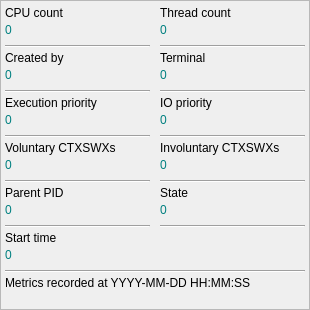
   <widget class="QFrame" name="procmnfm">
    <property name="geometry">
     <rect>
      <x>5</x>
      <y>110</y>
      <width>310</width>
      <height>310</height>
     </rect>
    </property>
    <property name="sizePolicy">
     <sizepolicy hsizetype="Fixed" vsizetype="Fixed">
      <horstretch>0</horstretch>
      <verstretch>0</verstretch>
     </sizepolicy>
    </property>
    <property name="minimumSize">
     <size>
      <width>310</width>
      <height>310</height>
     </size>
    </property>
    <property name="maximumSize">
     <size>
      <width>310</width>
      <height>310</height>
     </size>
    </property>
    <property name="frameShape">
     <enum>QFrame::StyledPanel</enum>
    </property>
    <property name="frameShadow">
     <enum>QFrame::Raised</enum>
    </property>
    <widget class="QLabel" name="procccnm">
     <property name="geometry">
      <rect>
       <x>5</x>
       <y>20</y>
       <width>145</width>
       <height>20</height>
      </rect>
     </property>
     <property name="sizePolicy">
      <sizepolicy hsizetype="Fixed" vsizetype="Fixed">
       <horstretch>0</horstretch>
       <verstretch>0</verstretch>
      </sizepolicy>
     </property>
     <property name="minimumSize">
      <size>
       <width>145</width>
       <height>20</height>
      </size>
     </property>
     <property name="maximumSize">
      <size>
       <width>145</width>
       <height>20</height>
      </size>
     </property>
     <property name="styleSheet">
      <string notr="true">font: 15pt &quot;JetBrains Mono&quot;;
color: #008080;</string>
     </property>
     <property name="text">
      <string>0</string>
     </property>
    </widget>
    <widget class="QLabel" name="proccclb">
     <property name="geometry">
      <rect>
       <x>5</x>
       <y>5</y>
       <width>145</width>
       <height>15</height>
      </rect>
     </property>
     <property name="sizePolicy">
      <sizepolicy hsizetype="Fixed" vsizetype="Fixed">
       <horstretch>0</horstretch>
       <verstretch>0</verstretch>
      </sizepolicy>
     </property>
     <property name="minimumSize">
      <size>
       <width>145</width>
       <height>15</height>
      </size>
     </property>
     <property name="maximumSize">
      <size>
       <width>145</width>
       <height>15</height>
      </size>
     </property>
     <property name="styleSheet">
      <string notr="true">font: 10pt &quot;Inter&quot;;</string>
     </property>
     <property name="text">
      <string>CPU count</string>
     </property>
    </widget>
    <widget class="QLabel" name="proctclb">
     <property name="geometry">
      <rect>
       <x>160</x>
       <y>5</y>
       <width>145</width>
       <height>15</height>
      </rect>
     </property>
     <property name="sizePolicy">
      <sizepolicy hsizetype="Fixed" vsizetype="Fixed">
       <horstretch>0</horstretch>
       <verstretch>0</verstretch>
      </sizepolicy>
     </property>
     <property name="minimumSize">
      <size>
       <width>145</width>
       <height>15</height>
      </size>
     </property>
     <property name="maximumSize">
      <size>
       <width>145</width>
       <height>15</height>
      </size>
     </property>
     <property name="styleSheet">
      <string notr="true">font: 10pt &quot;Inter&quot;;</string>
     </property>
     <property name="text">
      <string>Thread count</string>
     </property>
    </widget>
    <widget class="QLabel" name="proctcnm">
     <property name="geometry">
      <rect>
       <x>160</x>
       <y>20</y>
       <width>145</width>
       <height>20</height>
      </rect>
     </property>
     <property name="sizePolicy">
      <sizepolicy hsizetype="Fixed" vsizetype="Fixed">
       <horstretch>0</horstretch>
       <verstretch>0</verstretch>
      </sizepolicy>
     </property>
     <property name="minimumSize">
      <size>
       <width>145</width>
       <height>20</height>
      </size>
     </property>
     <property name="maximumSize">
      <size>
       <width>145</width>
       <height>20</height>
      </size>
     </property>
     <property name="styleSheet">
      <string notr="true">font: 15pt &quot;JetBrains Mono&quot;;
color: #008080;</string>
     </property>
     <property name="text">
      <string>0</string>
     </property>
    </widget>
    <widget class="Line" name="procln03">
     <property name="geometry">
      <rect>
       <x>5</x>
       <y>45</y>
       <width>145</width>
       <height>3</height>
      </rect>
     </property>
     <property name="sizePolicy">
      <sizepolicy hsizetype="Fixed" vsizetype="Fixed">
       <horstretch>0</horstretch>
       <verstretch>0</verstretch>
      </sizepolicy>
     </property>
     <property name="minimumSize">
      <size>
       <width>145</width>
       <height>3</height>
      </size>
     </property>
     <property name="maximumSize">
      <size>
       <width>145</width>
       <height>3</height>
      </size>
     </property>
     <property name="orientation">
      <enum>Qt::Horizontal</enum>
     </property>
    </widget>
    <widget class="Line" name="procln04">
     <property name="geometry">
      <rect>
       <x>160</x>
       <y>45</y>
       <width>145</width>
       <height>3</height>
      </rect>
     </property>
     <property name="sizePolicy">
      <sizepolicy hsizetype="Fixed" vsizetype="Fixed">
       <horstretch>0</horstretch>
       <verstretch>0</verstretch>
      </sizepolicy>
     </property>
     <property name="minimumSize">
      <size>
       <width>145</width>
       <height>3</height>
      </size>
     </property>
     <property name="maximumSize">
      <size>
       <width>145</width>
       <height>3</height>
      </size>
     </property>
     <property name="orientation">
      <enum>Qt::Horizontal</enum>
     </property>
    </widget>
    <widget class="Line" name="procln05">
     <property name="geometry">
      <rect>
       <x>5</x>
       <y>90</y>
       <width>145</width>
       <height>3</height>
      </rect>
     </property>
     <property name="sizePolicy">
      <sizepolicy hsizetype="Fixed" vsizetype="Fixed">
       <horstretch>0</horstretch>
       <verstretch>0</verstretch>
      </sizepolicy>
     </property>
     <property name="minimumSize">
      <size>
       <width>145</width>
       <height>3</height>
      </size>
     </property>
     <property name="maximumSize">
      <size>
       <width>145</width>
       <height>3</height>
      </size>
     </property>
     <property name="orientation">
      <enum>Qt::Horizontal</enum>
     </property>
    </widget>
    <widget class="QLabel" name="proccblb">
     <property name="geometry">
      <rect>
       <x>5</x>
       <y>50</y>
       <width>145</width>
       <height>15</height>
      </rect>
     </property>
     <property name="sizePolicy">
      <sizepolicy hsizetype="Fixed" vsizetype="Fixed">
       <horstretch>0</horstretch>
       <verstretch>0</verstretch>
      </sizepolicy>
     </property>
     <property name="minimumSize">
      <size>
       <width>145</width>
       <height>15</height>
      </size>
     </property>
     <property name="maximumSize">
      <size>
       <width>145</width>
       <height>15</height>
      </size>
     </property>
     <property name="styleSheet">
      <string notr="true">font: 10pt &quot;Inter&quot;;</string>
     </property>
     <property name="text">
      <string>Created by</string>
     </property>
    </widget>
    <widget class="QLabel" name="proccbnm">
     <property name="geometry">
      <rect>
       <x>5</x>
       <y>65</y>
       <width>145</width>
       <height>20</height>
      </rect>
     </property>
     <property name="sizePolicy">
      <sizepolicy hsizetype="Fixed" vsizetype="Fixed">
       <horstretch>0</horstretch>
       <verstretch>0</verstretch>
      </sizepolicy>
     </property>
     <property name="minimumSize">
      <size>
       <width>145</width>
       <height>20</height>
      </size>
     </property>
     <property name="maximumSize">
      <size>
       <width>145</width>
       <height>20</height>
      </size>
     </property>
     <property name="styleSheet">
      <string notr="true">font: 15pt &quot;JetBrains Mono&quot;;
color: #008080;</string>
     </property>
     <property name="text">
      <string>0</string>
     </property>
    </widget>
    <widget class="Line" name="procln06">
     <property name="geometry">
      <rect>
       <x>160</x>
       <y>90</y>
       <width>145</width>
       <height>3</height>
      </rect>
     </property>
     <property name="sizePolicy">
      <sizepolicy hsizetype="Fixed" vsizetype="Fixed">
       <horstretch>0</horstretch>
       <verstretch>0</verstretch>
      </sizepolicy>
     </property>
     <property name="minimumSize">
      <size>
       <width>145</width>
       <height>3</height>
      </size>
     </property>
     <property name="maximumSize">
      <size>
       <width>145</width>
       <height>3</height>
      </size>
     </property>
     <property name="orientation">
      <enum>Qt::Horizontal</enum>
     </property>
    </widget>
    <widget class="QLabel" name="proctmlb">
     <property name="geometry">
      <rect>
       <x>160</x>
       <y>50</y>
       <width>145</width>
       <height>15</height>
      </rect>
     </property>
     <property name="sizePolicy">
      <sizepolicy hsizetype="Fixed" vsizetype="Fixed">
       <horstretch>0</horstretch>
       <verstretch>0</verstretch>
      </sizepolicy>
     </property>
     <property name="minimumSize">
      <size>
       <width>145</width>
       <height>15</height>
      </size>
     </property>
     <property name="maximumSize">
      <size>
       <width>145</width>
       <height>15</height>
      </size>
     </property>
     <property name="styleSheet">
      <string notr="true">font: 10pt &quot;Inter&quot;;</string>
     </property>
     <property name="text">
      <string>Terminal</string>
     </property>
    </widget>
    <widget class="QLabel" name="proctmnm">
     <property name="geometry">
      <rect>
       <x>160</x>
       <y>65</y>
       <width>145</width>
       <height>20</height>
      </rect>
     </property>
     <property name="sizePolicy">
      <sizepolicy hsizetype="Fixed" vsizetype="Fixed">
       <horstretch>0</horstretch>
       <verstretch>0</verstretch>
      </sizepolicy>
     </property>
     <property name="minimumSize">
      <size>
       <width>145</width>
       <height>20</height>
      </size>
     </property>
     <property name="maximumSize">
      <size>
       <width>145</width>
       <height>20</height>
      </size>
     </property>
     <property name="styleSheet">
      <string notr="true">font: 15pt &quot;JetBrains Mono&quot;;
color: #008080;</string>
     </property>
     <property name="text">
      <string>0</string>
     </property>
    </widget>
    <widget class="QLabel" name="procepnm">
     <property name="geometry">
      <rect>
       <x>5</x>
       <y>110</y>
       <width>145</width>
       <height>20</height>
      </rect>
     </property>
     <property name="sizePolicy">
      <sizepolicy hsizetype="Fixed" vsizetype="Fixed">
       <horstretch>0</horstretch>
       <verstretch>0</verstretch>
      </sizepolicy>
     </property>
     <property name="minimumSize">
      <size>
       <width>145</width>
       <height>20</height>
      </size>
     </property>
     <property name="maximumSize">
      <size>
       <width>145</width>
       <height>20</height>
      </size>
     </property>
     <property name="styleSheet">
      <string notr="true">font: 15pt &quot;JetBrains Mono&quot;;
color: #008080;</string>
     </property>
     <property name="text">
      <string>0</string>
     </property>
    </widget>
    <widget class="QLabel" name="proceplb">
     <property name="geometry">
      <rect>
       <x>5</x>
       <y>95</y>
       <width>145</width>
       <height>15</height>
      </rect>
     </property>
     <property name="sizePolicy">
      <sizepolicy hsizetype="Fixed" vsizetype="Fixed">
       <horstretch>0</horstretch>
       <verstretch>0</verstretch>
      </sizepolicy>
     </property>
     <property name="minimumSize">
      <size>
       <width>145</width>
       <height>15</height>
      </size>
     </property>
     <property name="maximumSize">
      <size>
       <width>145</width>
       <height>15</height>
      </size>
     </property>
     <property name="styleSheet">
      <string notr="true">font: 10pt &quot;Inter&quot;;</string>
     </property>
     <property name="text">
      <string>Execution priority</string>
     </property>
    </widget>
    <widget class="Line" name="procln07">
     <property name="geometry">
      <rect>
       <x>5</x>
       <y>135</y>
       <width>145</width>
       <height>3</height>
      </rect>
     </property>
     <property name="sizePolicy">
      <sizepolicy hsizetype="Fixed" vsizetype="Fixed">
       <horstretch>0</horstretch>
       <verstretch>0</verstretch>
      </sizepolicy>
     </property>
     <property name="minimumSize">
      <size>
       <width>145</width>
       <height>3</height>
      </size>
     </property>
     <property name="maximumSize">
      <size>
       <width>145</width>
       <height>3</height>
      </size>
     </property>
     <property name="orientation">
      <enum>Qt::Horizontal</enum>
     </property>
    </widget>
    <widget class="QLabel" name="prociplb">
     <property name="geometry">
      <rect>
       <x>160</x>
       <y>95</y>
       <width>145</width>
       <height>15</height>
      </rect>
     </property>
     <property name="sizePolicy">
      <sizepolicy hsizetype="Fixed" vsizetype="Fixed">
       <horstretch>0</horstretch>
       <verstretch>0</verstretch>
      </sizepolicy>
     </property>
     <property name="minimumSize">
      <size>
       <width>145</width>
       <height>15</height>
      </size>
     </property>
     <property name="maximumSize">
      <size>
       <width>145</width>
       <height>15</height>
      </size>
     </property>
     <property name="styleSheet">
      <string notr="true">font: 10pt &quot;Inter&quot;;</string>
     </property>
     <property name="text">
      <string>IO priority</string>
     </property>
    </widget>
    <widget class="Line" name="procln08">
     <property name="geometry">
      <rect>
       <x>160</x>
       <y>135</y>
       <width>145</width>
       <height>3</height>
      </rect>
     </property>
     <property name="sizePolicy">
      <sizepolicy hsizetype="Fixed" vsizetype="Fixed">
       <horstretch>0</horstretch>
       <verstretch>0</verstretch>
      </sizepolicy>
     </property>
     <property name="minimumSize">
      <size>
       <width>145</width>
       <height>3</height>
      </size>
     </property>
     <property name="maximumSize">
      <size>
       <width>145</width>
       <height>3</height>
      </size>
     </property>
     <property name="orientation">
      <enum>Qt::Horizontal</enum>
     </property>
    </widget>
    <widget class="QLabel" name="procipnm">
     <property name="geometry">
      <rect>
       <x>160</x>
       <y>110</y>
       <width>145</width>
       <height>20</height>
      </rect>
     </property>
     <property name="sizePolicy">
      <sizepolicy hsizetype="Fixed" vsizetype="Fixed">
       <horstretch>0</horstretch>
       <verstretch>0</verstretch>
      </sizepolicy>
     </property>
     <property name="minimumSize">
      <size>
       <width>145</width>
       <height>20</height>
      </size>
     </property>
     <property name="maximumSize">
      <size>
       <width>145</width>
       <height>20</height>
      </size>
     </property>
     <property name="styleSheet">
      <string notr="true">font: 15pt &quot;JetBrains Mono&quot;;
color: #008080;</string>
     </property>
     <property name="text">
      <string>0</string>
     </property>
    </widget>
    <widget class="Line" name="procln10">
     <property name="geometry">
      <rect>
       <x>160</x>
       <y>180</y>
       <width>145</width>
       <height>3</height>
      </rect>
     </property>
     <property name="sizePolicy">
      <sizepolicy hsizetype="Fixed" vsizetype="Fixed">
       <horstretch>0</horstretch>
       <verstretch>0</verstretch>
      </sizepolicy>
     </property>
     <property name="minimumSize">
      <size>
       <width>145</width>
       <height>3</height>
      </size>
     </property>
     <property name="maximumSize">
      <size>
       <width>145</width>
       <height>3</height>
      </size>
     </property>
     <property name="orientation">
      <enum>Qt::Horizontal</enum>
     </property>
    </widget>
    <widget class="QLabel" name="procvclb">
     <property name="geometry">
      <rect>
       <x>5</x>
       <y>140</y>
       <width>145</width>
       <height>15</height>
      </rect>
     </property>
     <property name="sizePolicy">
      <sizepolicy hsizetype="Fixed" vsizetype="Fixed">
       <horstretch>0</horstretch>
       <verstretch>0</verstretch>
      </sizepolicy>
     </property>
     <property name="minimumSize">
      <size>
       <width>145</width>
       <height>15</height>
      </size>
     </property>
     <property name="maximumSize">
      <size>
       <width>145</width>
       <height>15</height>
      </size>
     </property>
     <property name="styleSheet">
      <string notr="true">font: 10pt &quot;Inter&quot;;</string>
     </property>
     <property name="text">
      <string>Voluntary CTXSWXs</string>
     </property>
    </widget>
    <widget class="QLabel" name="prociclb">
     <property name="geometry">
      <rect>
       <x>160</x>
       <y>140</y>
       <width>145</width>
       <height>15</height>
      </rect>
     </property>
     <property name="sizePolicy">
      <sizepolicy hsizetype="Fixed" vsizetype="Fixed">
       <horstretch>0</horstretch>
       <verstretch>0</verstretch>
      </sizepolicy>
     </property>
     <property name="minimumSize">
      <size>
       <width>145</width>
       <height>15</height>
      </size>
     </property>
     <property name="maximumSize">
      <size>
       <width>145</width>
       <height>15</height>
      </size>
     </property>
     <property name="styleSheet">
      <string notr="true">font: 10pt &quot;Inter&quot;;</string>
     </property>
     <property name="text">
      <string>Involuntary CTXSWXs</string>
     </property>
    </widget>
    <widget class="QLabel" name="procicnm">
     <property name="geometry">
      <rect>
       <x>160</x>
       <y>155</y>
       <width>145</width>
       <height>20</height>
      </rect>
     </property>
     <property name="sizePolicy">
      <sizepolicy hsizetype="Fixed" vsizetype="Fixed">
       <horstretch>0</horstretch>
       <verstretch>0</verstretch>
      </sizepolicy>
     </property>
     <property name="minimumSize">
      <size>
       <width>145</width>
       <height>20</height>
      </size>
     </property>
     <property name="maximumSize">
      <size>
       <width>145</width>
       <height>20</height>
      </size>
     </property>
     <property name="styleSheet">
      <string notr="true">font: 15pt &quot;JetBrains Mono&quot;;
color: #008080;</string>
     </property>
     <property name="text">
      <string>0</string>
     </property>
    </widget>
    <widget class="Line" name="procln09">
     <property name="geometry">
      <rect>
       <x>5</x>
       <y>180</y>
       <width>145</width>
       <height>3</height>
      </rect>
     </property>
     <property name="sizePolicy">
      <sizepolicy hsizetype="Fixed" vsizetype="Fixed">
       <horstretch>0</horstretch>
       <verstretch>0</verstretch>
      </sizepolicy>
     </property>
     <property name="minimumSize">
      <size>
       <width>145</width>
       <height>3</height>
      </size>
     </property>
     <property name="maximumSize">
      <size>
       <width>145</width>
       <height>3</height>
      </size>
     </property>
     <property name="orientation">
      <enum>Qt::Horizontal</enum>
     </property>
    </widget>
    <widget class="QLabel" name="procvcnm">
     <property name="geometry">
      <rect>
       <x>5</x>
       <y>155</y>
       <width>145</width>
       <height>20</height>
      </rect>
     </property>
     <property name="sizePolicy">
      <sizepolicy hsizetype="Fixed" vsizetype="Fixed">
       <horstretch>0</horstretch>
       <verstretch>0</verstretch>
      </sizepolicy>
     </property>
     <property name="minimumSize">
      <size>
       <width>145</width>
       <height>20</height>
      </size>
     </property>
     <property name="maximumSize">
      <size>
       <width>145</width>
       <height>20</height>
      </size>
     </property>
     <property name="styleSheet">
      <string notr="true">font: 15pt &quot;JetBrains Mono&quot;;
color: #008080;</string>
     </property>
     <property name="text">
      <string>0</string>
     </property>
    </widget>
    <widget class="QLabel" name="procppnm">
     <property name="geometry">
      <rect>
       <x>5</x>
       <y>200</y>
       <width>145</width>
       <height>20</height>
      </rect>
     </property>
     <property name="sizePolicy">
      <sizepolicy hsizetype="Fixed" vsizetype="Fixed">
       <horstretch>0</horstretch>
       <verstretch>0</verstretch>
      </sizepolicy>
     </property>
     <property name="minimumSize">
      <size>
       <width>145</width>
       <height>20</height>
      </size>
     </property>
     <property name="maximumSize">
      <size>
       <width>145</width>
       <height>20</height>
      </size>
     </property>
     <property name="styleSheet">
      <string notr="true">font: 15pt &quot;JetBrains Mono&quot;;
color: #008080;</string>
     </property>
     <property name="text">
      <string>0</string>
     </property>
    </widget>
    <widget class="Line" name="procln11">
     <property name="geometry">
      <rect>
       <x>5</x>
       <y>225</y>
       <width>145</width>
       <height>3</height>
      </rect>
     </property>
     <property name="sizePolicy">
      <sizepolicy hsizetype="Fixed" vsizetype="Fixed">
       <horstretch>0</horstretch>
       <verstretch>0</verstretch>
      </sizepolicy>
     </property>
     <property name="minimumSize">
      <size>
       <width>145</width>
       <height>3</height>
      </size>
     </property>
     <property name="maximumSize">
      <size>
       <width>145</width>
       <height>3</height>
      </size>
     </property>
     <property name="orientation">
      <enum>Qt::Horizontal</enum>
     </property>
    </widget>
    <widget class="QLabel" name="procpplb">
     <property name="geometry">
      <rect>
       <x>5</x>
       <y>185</y>
       <width>145</width>
       <height>15</height>
      </rect>
     </property>
     <property name="sizePolicy">
      <sizepolicy hsizetype="Fixed" vsizetype="Fixed">
       <horstretch>0</horstretch>
       <verstretch>0</verstretch>
      </sizepolicy>
     </property>
     <property name="minimumSize">
      <size>
       <width>145</width>
       <height>15</height>
      </size>
     </property>
     <property name="maximumSize">
      <size>
       <width>145</width>
       <height>15</height>
      </size>
     </property>
     <property name="styleSheet">
      <string notr="true">font: 10pt &quot;Inter&quot;;</string>
     </property>
     <property name="text">
      <string>Parent PID</string>
     </property>
    </widget>
    <widget class="QLabel" name="procselb">
     <property name="geometry">
      <rect>
       <x>160</x>
       <y>185</y>
       <width>145</width>
       <height>15</height>
      </rect>
     </property>
     <property name="sizePolicy">
      <sizepolicy hsizetype="Fixed" vsizetype="Fixed">
       <horstretch>0</horstretch>
       <verstretch>0</verstretch>
      </sizepolicy>
     </property>
     <property name="minimumSize">
      <size>
       <width>145</width>
       <height>15</height>
      </size>
     </property>
     <property name="maximumSize">
      <size>
       <width>145</width>
       <height>15</height>
      </size>
     </property>
     <property name="styleSheet">
      <string notr="true">font: 10pt &quot;Inter&quot;;</string>
     </property>
     <property name="text">
      <string>State</string>
     </property>
    </widget>
    <widget class="Line" name="procln12">
     <property name="geometry">
      <rect>
       <x>160</x>
       <y>225</y>
       <width>145</width>
       <height>3</height>
      </rect>
     </property>
     <property name="sizePolicy">
      <sizepolicy hsizetype="Fixed" vsizetype="Fixed">
       <horstretch>0</horstretch>
       <verstretch>0</verstretch>
      </sizepolicy>
     </property>
     <property name="minimumSize">
      <size>
       <width>145</width>
       <height>3</height>
      </size>
     </property>
     <property name="maximumSize">
      <size>
       <width>145</width>
       <height>3</height>
      </size>
     </property>
     <property name="orientation">
      <enum>Qt::Horizontal</enum>
     </property>
    </widget>
    <widget class="QLabel" name="procsenm">
     <property name="geometry">
      <rect>
       <x>160</x>
       <y>200</y>
       <width>145</width>
       <height>20</height>
      </rect>
     </property>
     <property name="sizePolicy">
      <sizepolicy hsizetype="Fixed" vsizetype="Fixed">
       <horstretch>0</horstretch>
       <verstretch>0</verstretch>
      </sizepolicy>
     </property>
     <property name="minimumSize">
      <size>
       <width>145</width>
       <height>20</height>
      </size>
     </property>
     <property name="maximumSize">
      <size>
       <width>145</width>
       <height>20</height>
      </size>
     </property>
     <property name="styleSheet">
      <string notr="true">font: 15pt &quot;JetBrains Mono&quot;;
color: #008080;</string>
     </property>
     <property name="text">
      <string>0</string>
     </property>
    </widget>
    <widget class="QLabel" name="procstlb">
     <property name="geometry">
      <rect>
       <x>5</x>
       <y>230</y>
       <width>300</width>
       <height>15</height>
      </rect>
     </property>
     <property name="sizePolicy">
      <sizepolicy hsizetype="Fixed" vsizetype="Fixed">
       <horstretch>0</horstretch>
       <verstretch>0</verstretch>
      </sizepolicy>
     </property>
     <property name="minimumSize">
      <size>
       <width>300</width>
       <height>15</height>
      </size>
     </property>
     <property name="maximumSize">
      <size>
       <width>300</width>
       <height>15</height>
      </size>
     </property>
     <property name="styleSheet">
      <string notr="true">font: 10pt &quot;Inter&quot;;</string>
     </property>
     <property name="text">
      <string>Start time</string>
     </property>
    </widget>
    <widget class="QLabel" name="procstnm">
     <property name="geometry">
      <rect>
       <x>5</x>
       <y>245</y>
       <width>300</width>
       <height>20</height>
      </rect>
     </property>
     <property name="sizePolicy">
      <sizepolicy hsizetype="Fixed" vsizetype="Fixed">
       <horstretch>0</horstretch>
       <verstretch>0</verstretch>
      </sizepolicy>
     </property>
     <property name="minimumSize">
      <size>
       <width>300</width>
       <height>20</height>
      </size>
     </property>
     <property name="maximumSize">
      <size>
       <width>300</width>
       <height>20</height>
      </size>
     </property>
     <property name="styleSheet">
      <string notr="true">font: 15pt &quot;JetBrains Mono&quot;;
color: #008080;</string>
     </property>
     <property name="text">
      <string>0</string>
     </property>
    </widget>
    <widget class="Line" name="procln13">
     <property name="geometry">
      <rect>
       <x>5</x>
       <y>270</y>
       <width>300</width>
       <height>3</height>
      </rect>
     </property>
     <property name="sizePolicy">
      <sizepolicy hsizetype="Fixed" vsizetype="Fixed">
       <horstretch>0</horstretch>
       <verstretch>0</verstretch>
      </sizepolicy>
     </property>
     <property name="minimumSize">
      <size>
       <width>300</width>
       <height>3</height>
      </size>
     </property>
     <property name="maximumSize">
      <size>
       <width>300</width>
       <height>3</height>
      </size>
     </property>
     <property name="orientation">
      <enum>Qt::Horizontal</enum>
     </property>
    </widget>
    <widget class="QLabel" name="procmtrc">
     <property name="geometry">
      <rect>
       <x>5</x>
       <y>275</y>
       <width>300</width>
       <height>15</height>
      </rect>
     </property>
     <property name="sizePolicy">
      <sizepolicy hsizetype="Fixed" vsizetype="Fixed">
       <horstretch>0</horstretch>
       <verstretch>0</verstretch>
      </sizepolicy>
     </property>
     <property name="minimumSize">
      <size>
       <width>300</width>
       <height>15</height>
      </size>
     </property>
     <property name="maximumSize">
      <size>
       <width>300</width>
       <height>15</height>
      </size>
     </property>
     <property name="styleSheet">
      <string notr="true">font: 10pt &quot;Inter&quot;;</string>
     </property>
     <property name="text">
      <string>Metrics recorded at YYYY-MM-DD HH:MM:SS</string>
     </property>
    </widget>
   </widget>
